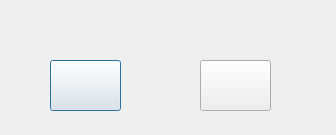
<?xml version="1.0" encoding="UTF-8"?>
<ui version="4.0">
 <class>ConfirmBox</class>
 <widget class="QDialog" name="ConfirmBox">
  <property name="geometry">
   <rect>
    <x>0</x>
    <y>0</y>
    <width>336</width>
    <height>135</height>
   </rect>
  </property>
  <property name="windowTitle">
   <string>Dialog</string>
  </property>
  <widget class="QPushButton" name="confirm">
   <property name="geometry">
    <rect>
     <x>50</x>
     <y>60</y>
     <width>71</width>
     <height>51</height>
    </rect>
   </property>
   <property name="text">
    <string/>
   </property>
  </widget>
  <widget class="QPushButton" name="goback">
   <property name="geometry">
    <rect>
     <x>200</x>
     <y>60</y>
     <width>71</width>
     <height>51</height>
    </rect>
   </property>
   <property name="text">
    <string/>
   </property>
  </widget>
 </widget>
 <resources/>
 <connections>
  <connection>
   <sender>confirm</sender>
   <signal>clicked()</signal>
   <receiver>ConfirmBox</receiver>
   <slot>accept()</slot>
   <hints>
    <hint type="sourcelabel">
     <x>128</x>
     <y>161</y>
    </hint>
    <hint type="destinationlabel">
     <x>85</x>
     <y>67</y>
    </hint>
   </hints>
  </connection>
  <connection>
   <sender>goback</sender>
   <signal>clicked()</signal>
   <receiver>ConfirmBox</receiver>
   <slot>reject()</slot>
   <hints>
    <hint type="sourcelabel">
     <x>249</x>
     <y>143</y>
    </hint>
    <hint type="destinationlabel">
     <x>311</x>
     <y>69</y>
    </hint>
   </hints>
  </connection>
 </connections>
</ui>
